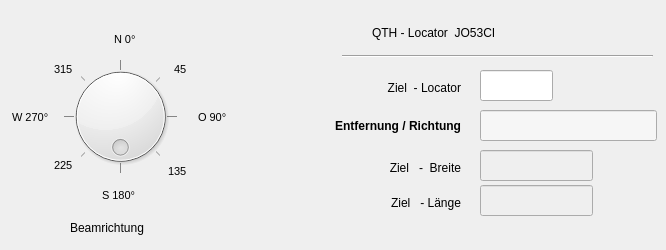
      <widget class="QWidget" name="tab_3">
       <attribute name="title">
        <string>Entfernung  |  Richtung  </string>
       </attribute>
       <widget class="QLabel" name="label_25">
        <property name="geometry">
         <rect>
          <x>330</x>
          <y>75</y>
          <width>131</width>
          <height>25</height>
         </rect>
        </property>
        <property name="font">
         <font>
          <weight>50</weight>
          <bold>false</bold>
         </font>
        </property>
        <property name="text">
         <string>Ziel  - Locator</string>
        </property>
        <property name="alignment">
         <set>Qt::AlignRight|Qt::AlignTrailing|Qt::AlignVCenter</set>
        </property>
       </widget>
       <widget class="QLineEdit" name="wZielLocator">
        <property name="geometry">
         <rect>
          <x>480</x>
          <y>70</y>
          <width>73</width>
          <height>31</height>
         </rect>
        </property>
        <property name="font">
         <font>
          <weight>50</weight>
          <bold>false</bold>
         </font>
        </property>
       </widget>
       <widget class="QLabel" name="label_30">
        <property name="geometry">
         <rect>
          <x>270</x>
          <y>110</y>
          <width>191</width>
          <height>31</height>
         </rect>
        </property>
        <property name="font">
         <font>
          <weight>75</weight>
          <bold>true</bold>
         </font>
        </property>
        <property name="text">
         <string>Entfernung / Richtung</string>
        </property>
        <property name="alignment">
         <set>Qt::AlignRight|Qt::AlignTrailing|Qt::AlignVCenter</set>
        </property>
       </widget>
       <widget class="QLineEdit" name="wZielEntfRichtung">
        <property name="geometry">
         <rect>
          <x>480</x>
          <y>110</y>
          <width>177</width>
          <height>31</height>
         </rect>
        </property>
        <property name="palette">
         <palette>
          <active>
           <colorrole role="Base">
            <brush brushstyle="SolidPattern">
             <color alpha="255">
              <red>246</red>
              <green>246</green>
              <blue>246</blue>
             </color>
            </brush>
           </colorrole>
          </active>
          <inactive>
           <colorrole role="Base">
            <brush brushstyle="SolidPattern">
             <color alpha="255">
              <red>246</red>
              <green>246</green>
              <blue>246</blue>
             </color>
            </brush>
           </colorrole>
          </inactive>
          <disabled>
           <colorrole role="Base">
            <brush brushstyle="SolidPattern">
             <color alpha="255">
              <red>255</red>
              <green>255</green>
              <blue>255</blue>
             </color>
            </brush>
           </colorrole>
          </disabled>
         </palette>
        </property>
        <property name="font">
         <font>
          <weight>50</weight>
          <bold>false</bold>
         </font>
        </property>
        <property name="focusPolicy">
         <enum>Qt::NoFocus</enum>
        </property>
       </widget>
       <widget class="QLabel" name="labelQthLocator">
        <property name="geometry">
         <rect>
          <x>372</x>
          <y>24</y>
          <width>216</width>
          <height>18</height>
         </rect>
        </property>
        <property name="text">
         <string>QTH - Locator  JO53CI</string>
        </property>
       </widget>
       <widget class="QDial" name="dial">
        <property name="geometry">
         <rect>
          <x>60</x>
          <y>60</y>
          <width>121</width>
          <height>113</height>
         </rect>
        </property>
        <property name="focusPolicy">
         <enum>Qt::NoFocus</enum>
        </property>
        <property name="maximum">
         <number>360</number>
        </property>
        <property name="singleStep">
         <number>45</number>
        </property>
        <property name="orientation">
         <enum>Qt::Vertical</enum>
        </property>
        <property name="wrapping">
         <bool>true</bool>
        </property>
        <property name="notchesVisible">
         <bool>true</bool>
        </property>
       </widget>
       <widget class="QLabel" name="label_24">
        <property name="geometry">
         <rect>
          <x>114</x>
          <y>30</y>
          <width>41</width>
          <height>18</height>
         </rect>
        </property>
        <property name="font">
         <font>
          <pointsize>8</pointsize>
         </font>
        </property>
        <property name="text">
         <string>N 0°</string>
        </property>
       </widget>
       <widget class="QLabel" name="label_33">
        <property name="geometry">
         <rect>
          <x>198</x>
          <y>108</y>
          <width>46</width>
          <height>18</height>
         </rect>
        </property>
        <property name="font">
         <font>
          <pointsize>8</pointsize>
         </font>
        </property>
        <property name="text">
         <string>O 90°</string>
        </property>
       </widget>
       <widget class="QLabel" name="label_34">
        <property name="geometry">
         <rect>
          <x>12</x>
          <y>108</y>
          <width>46</width>
          <height>18</height>
         </rect>
        </property>
        <property name="font">
         <font>
          <pointsize>8</pointsize>
         </font>
        </property>
        <property name="text">
         <string>W 270°</string>
        </property>
       </widget>
       <widget class="QLabel" name="label_43">
        <property name="geometry">
         <rect>
          <x>102</x>
          <y>186</y>
          <width>51</width>
          <height>18</height>
         </rect>
        </property>
        <property name="font">
         <font>
          <pointsize>8</pointsize>
         </font>
        </property>
        <property name="text">
         <string>S 180°</string>
        </property>
       </widget>
       <widget class="QLabel" name="label_44">
        <property name="geometry">
         <rect>
          <x>54</x>
          <y>156</y>
          <width>36</width>
          <height>18</height>
         </rect>
        </property>
        <property name="font">
         <font>
          <pointsize>8</pointsize>
         </font>
        </property>
        <property name="text">
         <string>225</string>
        </property>
       </widget>
       <widget class="QLabel" name="label_45">
        <property name="geometry">
         <rect>
          <x>174</x>
          <y>60</y>
          <width>31</width>
          <height>18</height>
         </rect>
        </property>
        <property name="font">
         <font>
          <pointsize>8</pointsize>
         </font>
        </property>
        <property name="text">
         <string>45</string>
        </property>
       </widget>
       <widget class="QLabel" name="label_46">
        <property name="geometry">
         <rect>
          <x>168</x>
          <y>162</y>
          <width>25</width>
          <height>18</height>
         </rect>
        </property>
        <property name="font">
         <font>
          <pointsize>8</pointsize>
         </font>
        </property>
        <property name="text">
         <string>135</string>
        </property>
       </widget>
       <widget class="QLabel" name="label_47">
        <property name="geometry">
         <rect>
          <x>54</x>
          <y>60</y>
          <width>36</width>
          <height>18</height>
         </rect>
        </property>
        <property name="font">
         <font>
          <pointsize>8</pointsize>
         </font>
        </property>
        <property name="text">
         <string>315</string>
        </property>
       </widget>
       <widget class="Line" name="line_2">
        <property name="geometry">
         <rect>
          <x>342</x>
          <y>48</y>
          <width>311</width>
          <height>16</height>
         </rect>
        </property>
        <property name="orientation">
         <enum>Qt::Horizontal</enum>
        </property>
       </widget>
       <widget class="QLabel" name="label_49">
        <property name="geometry">
         <rect>
          <x>340</x>
          <y>155</y>
          <width>121</width>
          <height>25</height>
         </rect>
        </property>
        <property name="font">
         <font>
          <weight>50</weight>
          <bold>false</bold>
         </font>
        </property>
        <property name="text">
         <string>Ziel   -  Breite</string>
        </property>
        <property name="alignment">
         <set>Qt::AlignRight|Qt::AlignTrailing|Qt::AlignVCenter</set>
        </property>
       </widget>
       <widget class="QLabel" name="label_50">
        <property name="geometry">
         <rect>
          <x>335</x>
          <y>190</y>
          <width>126</width>
          <height>25</height>
         </rect>
        </property>
        <property name="font">
         <font>
          <weight>50</weight>
          <bold>false</bold>
         </font>
        </property>
        <property name="text">
         <string>Ziel   - Länge</string>
        </property>
        <property name="alignment">
         <set>Qt::AlignRight|Qt::AlignTrailing|Qt::AlignVCenter</set>
        </property>
       </widget>
       <widget class="QLineEdit" name="lineEdit">
        <property name="enabled">
         <bool>false</bool>
        </property>
        <property name="geometry">
         <rect>
          <x>480</x>
          <y>150</y>
          <width>113</width>
          <height>31</height>
         </rect>
        </property>
        <property name="text">
         <string/>
        </property>
       </widget>
       <widget class="QLineEdit" name="lineEdit_2">
        <property name="enabled">
         <bool>false</bool>
        </property>
        <property name="geometry">
         <rect>
          <x>480</x>
          <y>185</y>
          <width>113</width>
          <height>31</height>
         </rect>
        </property>
       </widget>
       <widget class="QLabel" name="label_17">
        <property name="geometry">
         <rect>
          <x>70</x>
          <y>215</y>
          <width>146</width>
          <height>26</height>
         </rect>
        </property>
        <property name="text">
         <string>Beamrichtung</string>
        </property>
       </widget>
      </widget>
